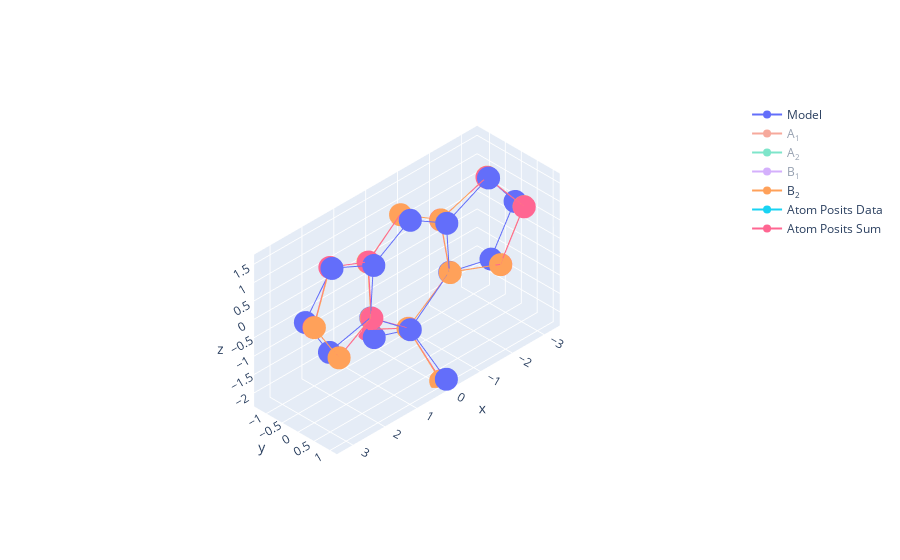

This figure's notebook cell:
### Markdown cell above
This should resemble an idealised azaBODIPY molecule. It it looks odd, rerun with bhopping = True.
This can also be accomplished using www.kingsbury.id.au/scsd_new_model with the above 'huybaf.pdb' and copying the data at the bottom of that page. This will have the advantage of making the azabodipy model available on the webserver.
Now, our new molecule that we might be interested in is deviating from a plane - and we can look for those molecules through ConQuest - HUYBAF02 is actually strongly distorted! We can presume that this is due to aromatic interactions. We can run this analysis using our new model as below. This shows that zero and two are very closely related - less than 1% change in conformation from 100K to 173K in the same polymorph, but a bigger change (~1.3 &#x212B;) with huybaf01 which, while having the same spacegroup, is a different polymorph.

### Code cell
huybaf_m = scsd.scsd_matrix(huybaf_ats, model = azabodipy)
huybaf_m.calc_scsd(bhopping = True, by_graph = False)
huybaf_m1 = scsd.scsd_matrix(scsd.import_pdb('./data/huybaf01.pdb'), model = azabodipy)
huybaf_m1.calc_scsd(bhopping = True, by_graph = False)
huybaf_m2 = scsd.scsd_matrix(scsd.import_pdb('./data/huybaf02.pdb'), model = azabodipy)
huybaf_m2.calc_scsd(bhopping = True, by_graph = False)

fig = huybaf_m.scsd_plotly(as_type = 'fig')
print('huybaf')
display(HTML(huybaf_m.html_table()))
print('huybaf01')
display(HTML(huybaf_m1.html_table()))
print('huybaf02')
display(HTML(huybaf_m2.html_table()))

fig.show()
